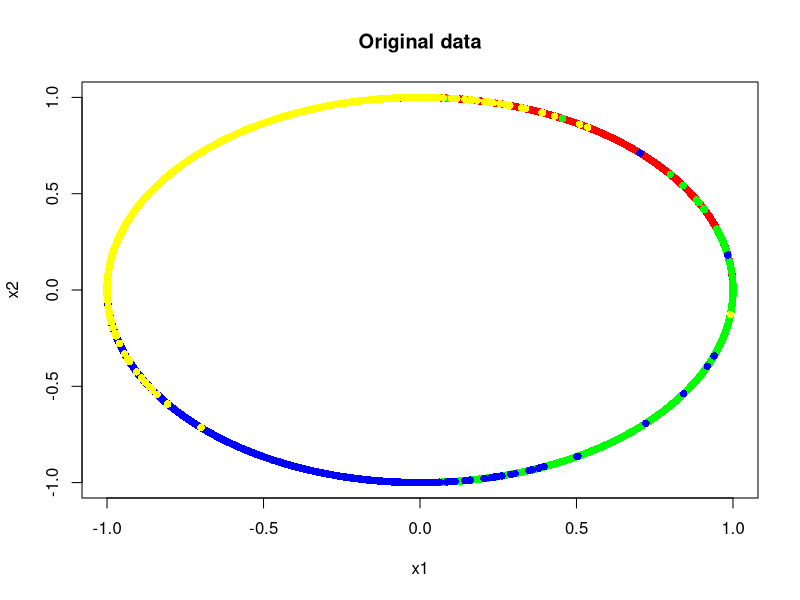
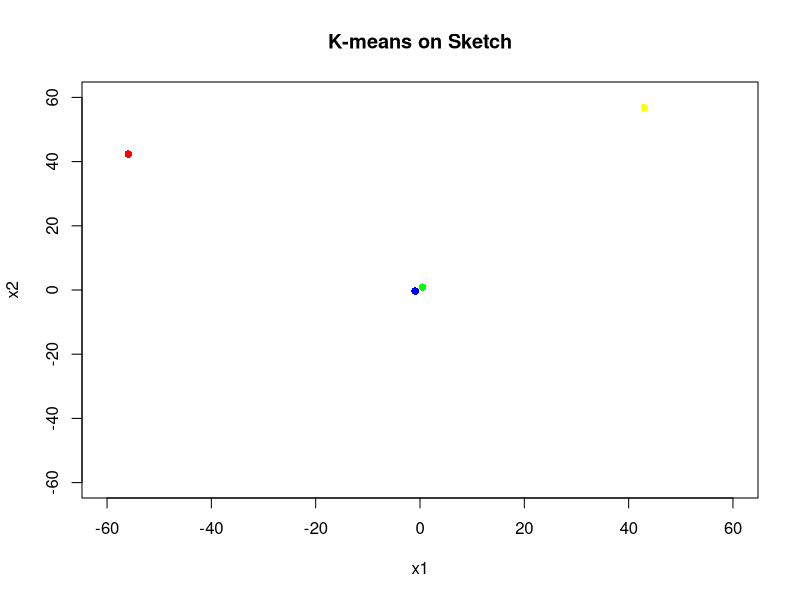
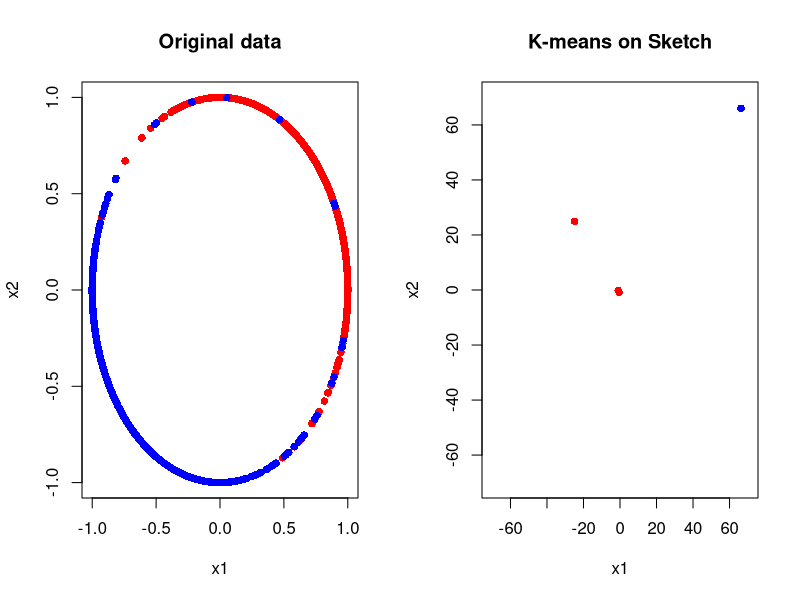

These figures' R source, in order:

pdf("data_and_sketch.pdf",width=4,height=4.5)
cols = c("red","green","blue","yellow")

ori <- as.matrix(read.table("example_2d.txt",sep=","))
ind1 <- ori[,3] == 1
ind2 <- ori[,3] == 2
ind3 <- ori[,3] == 3
ind4 <- ori[,3] == 4


plot(ori[ind1,1],ori[ind1,2],col=cols[1],pch=16,xlim=c(-1,1),ylim=c(-1,1),xlab="x1",ylab="x2",main="Original data")
points(ori[ind2,1],ori[ind2,2],col=cols[2],pch=16)
points(ori[ind3,1],ori[ind3,2],col=cols[3],pch=16)
points(ori[ind4,1],ori[ind4,2],col=cols[4],pch=16)
dev.off()
pdf("data_and_sketch2.pdf",width=4,height=4.5)
ske <- as.matrix(read.table("example_2d_sketch.txt",sep=","))
ind1 <- ske[,3] == 1
ind2 <- ske[,3] == 2
ind3 <- ske[,3] == 3
ind4 <- ske[,3] == 4

plot(ske[ind1,1],ske[ind1,2],col=cols[1],pch=16,xlim=c(-60,60),ylim=c(-60,60),xlab="x1",ylab="x2",main="K-means on Sketch")
points(ske[ind2,1],ske[ind2,2],col=cols[2],pch=16)
points(ske[ind3,1],ske[ind3,2],col=cols[3],pch=16)
points(ske[ind4,1],ske[ind4,2],col=cols[4],pch=16)
dev.off()



# for 2 cluster
pdf("data_and_sketch_2cls.pdf",width=7,height=4)
par(mfrow=c(1,2))
cols = c("red","blue")

ori <- as.matrix(read.table("example_2d_2cls.txt",sep=","))
ind1 <- ori[,3] == 1
ind2 <- ori[,3] == 2

plot(ori[ind1,1],ori[ind1,2],col=cols[1],pch=16,xlim=c(-1,1),ylim=c(-1,1),xlab="x1",ylab="x2",main="Original data")
points(ori[ind2,1],ori[ind2,2],col=cols[2],pch=16)

ske <- as.matrix(read.table("example_2d_sketch_2cls.txt",sep=","))
ind1 <- ske[,3] == 1
ind2 <- ske[,3] == 2


plot(ske[ind1,1],ske[ind1,2],col=cols[1],pch=16,xlim=c(-70,70),ylim=c(-70,70),xlab="x1",ylab="x2",main="K-means on Sketch")
points(ske[ind2,1],ske[ind2,2],col=cols[2],pch=16)
dev.off()

